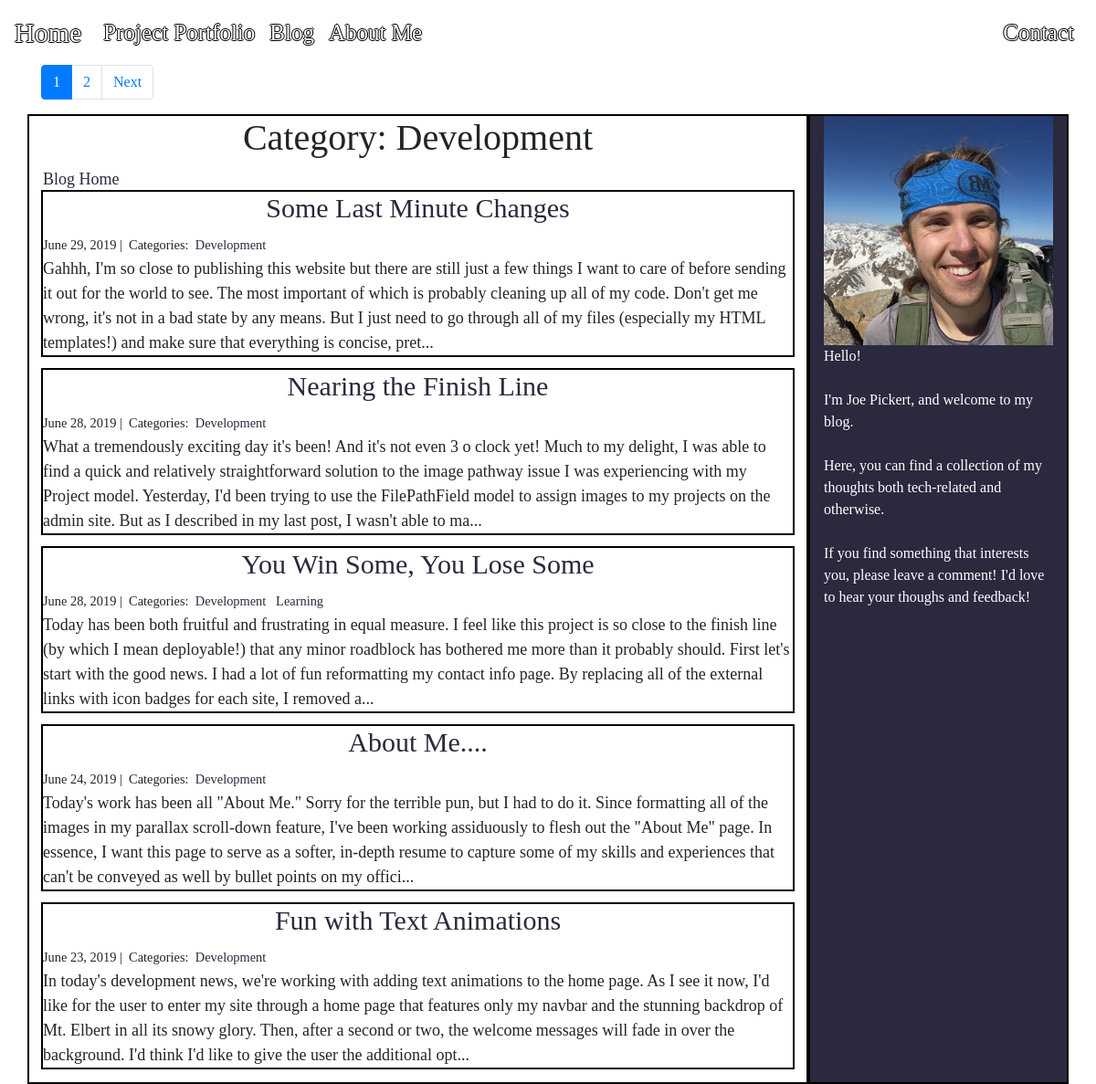
Screenshot of /blog/Development/ with the database file from the repository.
### blog/models.py (models this page shows, shortened)
class Category(models.Model):
    name = models.CharField(max_length=20)

class Post(models.Model):
    title = models.CharField(max_length=255)
    body = models.TextField()
    created_on = models.DateTimeField(default=datetime.date.today)
    last_modified = models.DateTimeField(auto_now_add=True)
    categories = models.ManyToManyField('Category', related_name='posts')

### blog/views.py (the view)
# urls.py: path('<category>/', views.blog_category, name='blog_category'),
def blog_category(request, category):
    posts = Post.objects.filter(categories__name__contains=category).order_by(
        '-created_on'
    )
    paginator = Paginator(posts, 5)
    page = request.GET.get('page')
    posts = paginator.get_page(page)
    context = {
        'category': category,
        'posts': posts}
    return render(request, 'blog_categories.html', context)

### blog/templates/blog_categories.html (shortened to what this page needs)
<!DOCTYPE html>
<html lang="en">
{% extends 'base.html' %}
{% block page_content %}
{% load staticfiles %}
<body>
    <div class="container">
        <nav aria-label="Blog Categories">
            <ul class='pagination'>
                {% for num in posts.paginator.page_range %}
                    {% if posts.number == num %}
                        <li class='page-item active'><a class='page-link' href='?page={{num}}'>{{num}}</a></li>
                    {% elif num > posts.number|add:'-3' and num < posts.number|add:'3' %}
                        <li class='page-item'><a class='page-link' href='?page={{num}}'>{{ num }}</a></li>
                    {% endif %}
                {% endfor %}
                {% if posts.has_next %}
                    <li class='page-item'><a class='page-link' href='?page={{ posts.next_page_number }}'>Next</a></li>
                {% endif %}
            </ul>
        </nav>
        <div class="row">
            <div class="col-9 blog-detail">
                <h1>Category: {{category|title}}</h1>
                <a class='blog-link' href="{% url 'blog_index' %}">Blog Home</a>
                {% for post in posts %}
                <div class='blog-container'>
                <h2><a href="{% url 'blog_detail' post.pk%}">{{ post.title }}</a></h2>
                <small>
                    {{ post.created_on.date }} |&nbsp;
                    Categories:&nbsp;
                    {% for category in post.categories.all %}
                    <a href="{% url 'blog_category' category.name %}">
                        {{ category.name }}
                    </a>&nbsp;
                    {% endfor %}
                </small>
                <p>{{ post.body | slice:":400" }}...</p>
                </div>
                {% endfor %}
            </div>
            <div class="col-3">
                    <img src="{% static '/images/Pro.jpg' %}" class='img-fluid'>
                    Hello!</br></br>
                    I'm Joe Pickert, and welcome to my blog.<br><br>
                    Here, you can find a collection of my thoughts both tech-related and otherwise.<br><br>
                    If you find something that interests you, please leave a comment! I'd love to hear your thoughs and feedback!
            </div>
        </div>
    </div>
</body>
{% endblock %}

### static/css/custom.css (style rules this page uses)
html * { font-family: "Times New Roman" !important; }
body { background-image: url("https://pickert-website-static.s3.us-east-2.amazonaws.com/snow-compressor.jpg"); background-size: cover; background-attachment: fixed; }
.blog-container { outline: 2px solid black; }
.blog-detail { background-color: white !important; font-size: 18px; }
a { color:#2A293E; }
h1 { text-align: center !important; }
h2 { color:black; font-size: 30px; text-align: center !important; }
.col-9 { background-color: #9F9C99; border: 2px solid black; }
.col-3 { background-color: #2A293E; border: 2px solid black; color: white; }

### rows the page displays
Category: name "Development"
Post: title "Some Last Minute Changes", created_on "June 29, 2019", body "Gahhh, I'm so close to publishing this website but there are still just a few things I want to care of before sending it out for the world to see. The most important of which is probably cleaning up all of my code. Don't get me wrong, it's not in a bad state by any means. But I just need to go through all of my files (especially my HTML templates!) and make sure that everything is concise, pret"
Post: title "Nearing the Finish Line", created_on "June 28, 2019", body "What a tremendously exciting day it's been! And it's not even 3 o clock yet! Much to my delight, I was able to find a quick and relatively straightforward solution to the image pathway issue I was experiencing with my Project model. Yesterday, I'd been trying to use the FilePathField model to assign images to my projects on the admin site. But as I described in my last post, I wasn't able to ma"
Post: title "You Win Some, You Lose Some", created_on "June 28, 2019", body "Today has been both fruitful and frustrating in equal measure. I feel like this project is so close to the finish line (by which I mean deployable!) that any minor roadblock has bothered me more than it probably should. First let's start with the good news. I had a lot of fun reformatting my contact info page. By replacing all of the external links with icon badges for each site, I removed a"
Category: name "Learning"
Post: title "About Me....", created_on "June 24, 2019", body "Today's work has been all \"About Me.\" Sorry for the terrible pun, but I had to do it. Since formatting all of the images in my parallax scroll-down feature, I've been working assiduously to flesh out the \"About Me\" page. In essence, I want this page to serve as a softer, in-depth resume to capture some of my skills and experiences that can't be conveyed as well by bullet points on my offici"
Post: title "Fun with Text Animations", created_on "June 23, 2019", body "In today's development news, we're working with adding text animations to the home page. As I see it now, I'd like for the user to enter my site through a home page that features only my navbar and the stunning backdrop of Mt. Elbert in all its snowy glory. Then, after a second or two, the welcome messages will fade in over the background. I'd think I'd like to give the user the additional opt"

### other values shown
{{ num }} "1"
{{ num }} "2"
